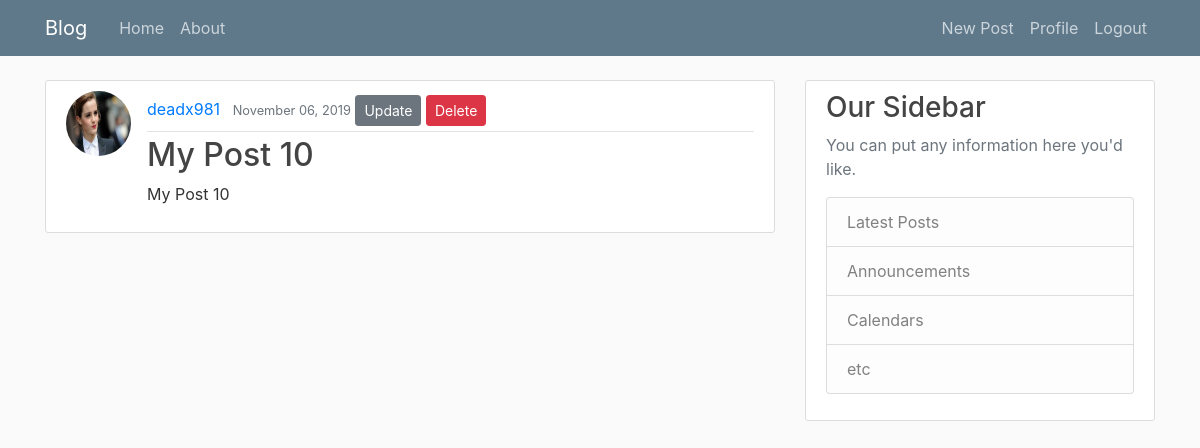
The page /post/11/ (signed in) on the database its author committed.
### blog/models.py (models this page shows, shortened)
class Post(models.Model):
    title = models.CharField(max_length=100)
    content = models.TextField()
    date_posted = models.DateTimeField(default=timezone.now)
    author = models.ForeignKey(User, on_delete=models.CASCADE)

### users/models.py (models this page shows, shortened)
class Profile(models.Model):
    user = models.OneToOneField(User, on_delete=models.CASCADE)
    image = models.ImageField(default='default.jpeg', upload_to='profile_pics')

### blog/views.py (the view)
# urls.py: path('post/<int:pk>/', PostDetailView.as_view(), name="post-detail"),
class PostDetailView(LoginRequiredMixin, DetailView):
    model = Post

### blog/templates/blog/post_detail.html
{% extends "blog/base.html" %}
{% block content %}
        <article class="media content-section">
        <img class="rounded-circle article-img" src="{{ object.author.profile.image.url }}">
          <div class="media-body">
            <div class="article-metadata">
              <a class="mr-2" href="#">{{ object.author }}</a>
              <small class="text-muted">{{ object.date_posted|date:"F d, Y"}}</small>
                {% if object.author == user %}
                    <a class="btn btn-secondary btn-sm mt-1 mb-1" href="{% url 'post-update' object.id %}">Update</a>
                    <a class="btn btn-danger btn-sm mt-1 mb-1" href="{% url 'post-delete' object.id %}">Delete</a>
                {% endif %}
            </div>
            <h2 class="article-title">{{ object.title }}</h2>
            <p class="article-content">{{ object.content }}</p>
          </div>
        </article>
{% endblock %}

### blog/static/blog/main.css (style rules this page uses)
body { background: #fafafa; color: #333333; margin-top: 5rem; }
h1, h2, h3, h4, h5, h6 { color: #444444; }
.content-section { background: #ffffff; padding: 10px 20px; border: 1px solid #dddddd; border-radius: 3px; margin-bottom: 20px; }
.article-title { color: #444444; }
.article-content { white-space: pre-line; }
.article-img { height: 65px; width: 65px; margin-right: 16px; }
.article-metadata { padding-bottom: 1px; margin-bottom: 4px; border-bottom: 1px solid #e3e3e3 }

### rows shown on the page
Post: author.profile.image (picture), author "deadx981", date_posted "November 06, 2019", title "My Post 10", content "My Post 10"
